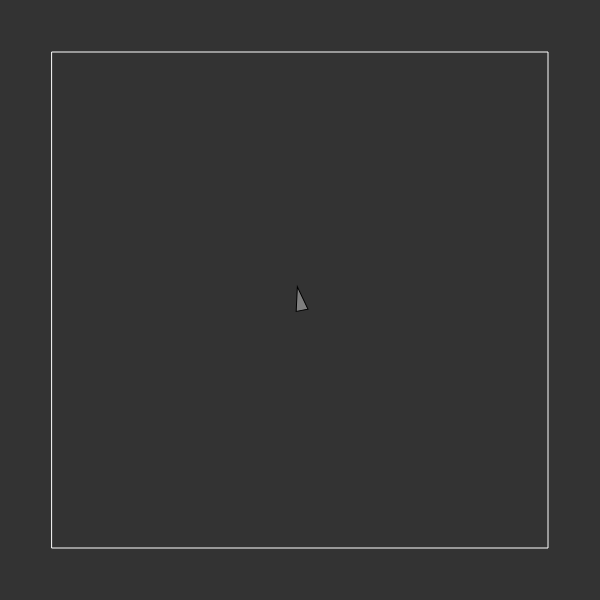
Frame 1 (no input)
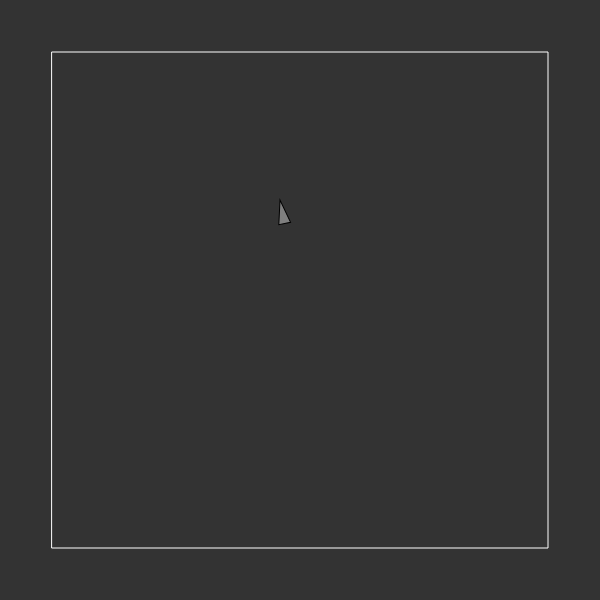
Frame 60 (no input)
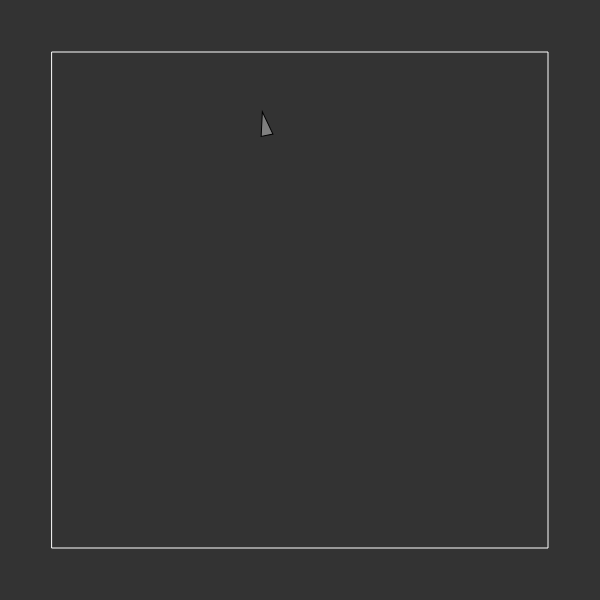
Frame 120 (the mouse pressed at the canvas centre since frame 60)

The p5.js sketch that drew these frames (run headless with seeded random() and noise() and a simulated clock; from frame 60 on, the mouse is pressed at the canvas centre):

// p5.js sketch
// ── sketch.js
// steering behavior avoiding borders
// steering = desiredV - currentV

let v;

function setup() {
  createCanvas(600, 600);
  v = new Vehicle(width/2, height/2);
}

function draw() {
  background(51);
  let mouse = createVector(mouseX, mouseY);

  // Draw ellipse at mouse location
  // fill(255);
  // stroke(0);
  // strokeWeight(2);
  // ellipse(mouse.x, mouse.y, 40, 40);

//  v.arrive(mouse);
  stroke(255);
  strokeWeight(1);
  fill(51);
  rect(52, 52, width-104, height-104);
  v.checkBoarders();
  v.update();
  v.display();
}

class Vehicle {
  constructor(x, y) {
    this.loc = createVector(x, y);
    this.vel = createVector(-0.4, -2);
    this.acc = createVector(0, 0);
    this.r = 6;
    this.maxspeed = 1.5;
    this.maxforce = 1.5;
    this.desired = createVector(this.vel.x, this.vel.y);
  }

  arrive(target) { // idential to seek from previous example, but with the if-else statement added
    this.desired = p5.Vector.sub(target, this.loc);
    this.dist = this.desired.mag();

    if (this.dist < 100) { // decelerate when within 100 pixels
      let m = map(this.dist, 0, 100, 0, this.maxspeed);
      this.desired.setMag(m);
    }
    else {
      this.desired.setMag(this.maxspeed);
    }

    this.steer = p5.Vector.sub(this.desired, this.vel);
    this.steer.limit(this.maxforce);

    this.applyForce(this.steer);
  }

  update() {
    this.vel.add(this.acc);
    this.loc.add(this.vel);
    this.acc.mult(0);
  }

  checkBoarders() {
    this.buffer = 50;
    if (this.loc.x < 0 + this.buffer) {
      this.desired = createVector(this.maxspeed, this.vel.y);
    }

    else if (this.loc.x > width - this.buffer) {
      this.desired = createVector(-this.maxspeed, this.vel.y);
    }

    if (this.loc.y < 0 + this.buffer) {
      this.desired = createVector(this.vel.x, this.maxspeed);
    }

    else if (this.loc.y > height - this.buffer) {
      this.desired = createVector(this.vel.x, -this.maxspeed);
    }

    if (this.desired != null) {

      this.desired.normalize();
      this.desired.setMag(this.maxspeed);

      this.steer = p5.Vector.sub(this.desired, this.vel);

      this.steer.limit(this.maxforce);

      this.applyForce(this.steer);
    }

  }

  applyForce(force) {
    this.acc.add(force);
  }

  display() {
    this.theta = this.vel.heading() + PI/2; // don't know what this line of code does
    fill(127);
    stroke(0);
    strokeWeight(1);
    push();
    translate(this.loc.x, this.loc.y);
    rotate(this.theta);
    beginShape(); // ensures shape is pointing forward
    vertex(0, -this.r * 2);
    vertex(-this.r, this.r * 2);
    vertex(this.r, this.r * 2);
    endShape(CLOSE);
    pop();
  }
}
